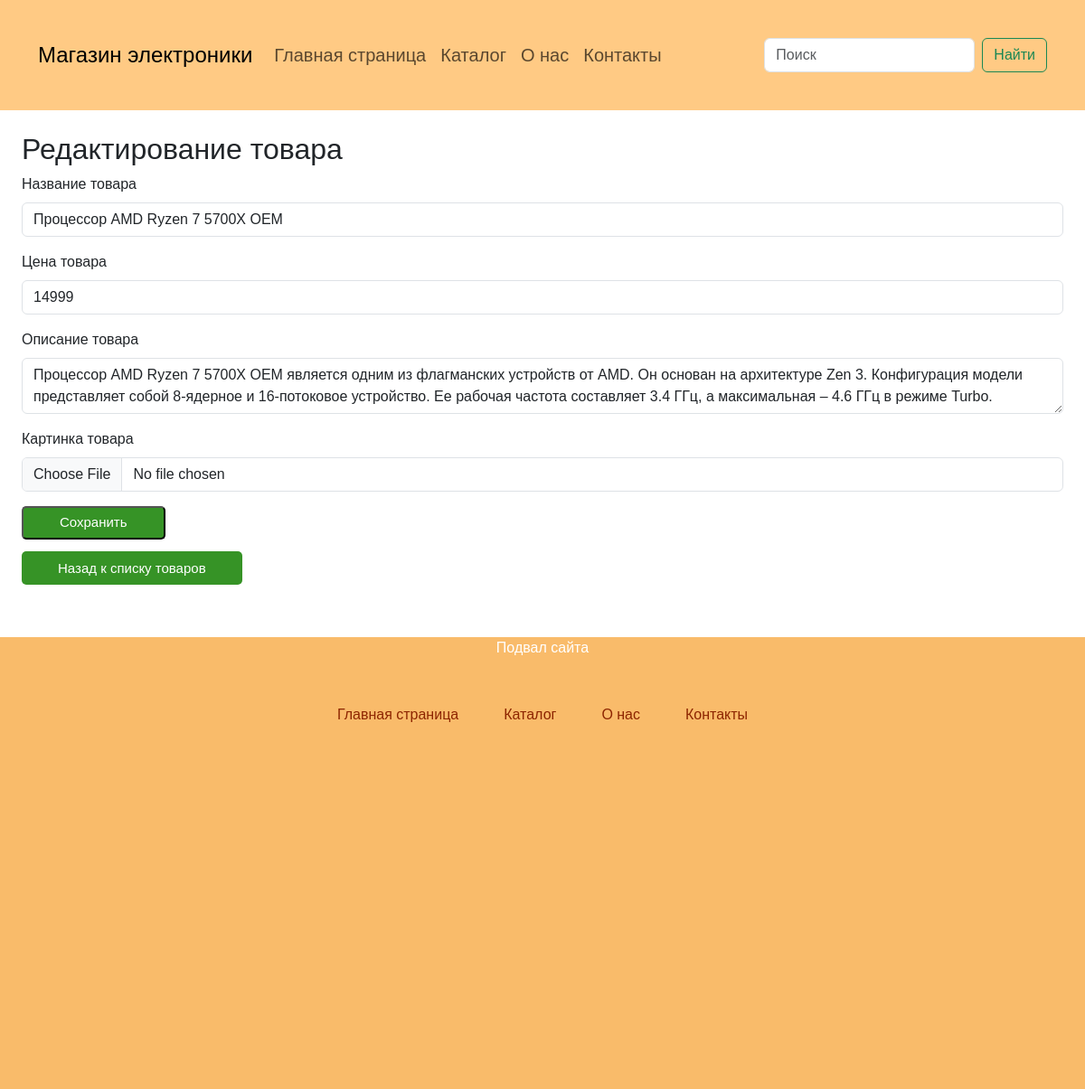
The app's page /form_update.php?id=1 with its own data.
### tables this page shows
CREATE TABLE `products` (
  `id` int(11) NOT NULL,
  `name` varchar(255) DEFAULT NULL,
  `price` int(11) DEFAULT NULL,
  `description` text DEFAULT NULL,
  `photo` varchar(255) DEFAULT NULL
);

### form_update.php (the view)
<?php
include "header.php";
require "config.php";
$id = $_GET['id'];
$result = $conn->query("SELECT * FROM `products` WHERE id=$id");
$product = $result->fetch_assoc();
?>
<main class="p-4">
    <h2>Редактирование товара</h2>
    <form action="update_product.php?id=<?php echo $product['id']?>" method="POST" enctype="multipart/form-data">
        <div class="mb-3">
            <label for="exampleInputEmail1" class="form-label">Название товара</label>
            <input type="text" class="form-control" name="name" value="<?php echo $product['name']; ?>">
        </div>
        <div class="mb-3">
            <label for="exampleInputPassword1" class="form-label">Цена товара</label>
            <input type="number" class="form-control" name="price" value="<?php echo $product['price']; ?>">
        </div>
        <div class="mb-3">
            <label for="exampleInputPassword1" class="form-label">Описание товара</label>
            <textarea name="description" class="form-control"><?php echo $product['description']; ?></textarea>
        </div>
        <div class="mb-3">
            <label for="exampleInputPassword1" class="form-label">Картинка товара</label>
            <input type="file" class="form-control" name="image">
        </div>
        <button type="submit" class="btn1">Сохранить</button>
    </form>
    <a href="index.php" class="back-link">Назад к списку товаров</a>
</main>
<?php include "footer.php"; ?>

### css/style.css (style rules this page uses)
body { padding: 0; margin: 0; font-family: Arial, Helvetica, sans-serif; }
main { width: 100%; height: auto; box-sizing: border-box; margin-bottom: 40px; }
.btn1 { background-color:rgb(54, 147, 38); color: white; padding: 5px 40px; border-radius: 5px; text-decoration: none; transition: all 0.3s ease; font-size: 15px; margin-bottom: 20px; }
.p-4 > a { background-color:rgb(54, 147, 38); color: white; padding: 10px 40px; border-radius: 5px; text-decoration: none; transition: all 0.3s ease; font-size: 15px; }

### records on screen
products: name "Процессор AMD Ryzen 7 5700X OEM", price "14999", description "Процессор AMD Ryzen 7 5700X OEM является одним из флагманских устройств от AMD. Он основан на архитектуре Zen 3. Конфигурация модели представляет собой 8-ядерное и 16-потоковое устройство. Ее рабочая частота составляет 3.4 ГГц, а максимальная – 4.6 ГГц в режиме Turbo."
